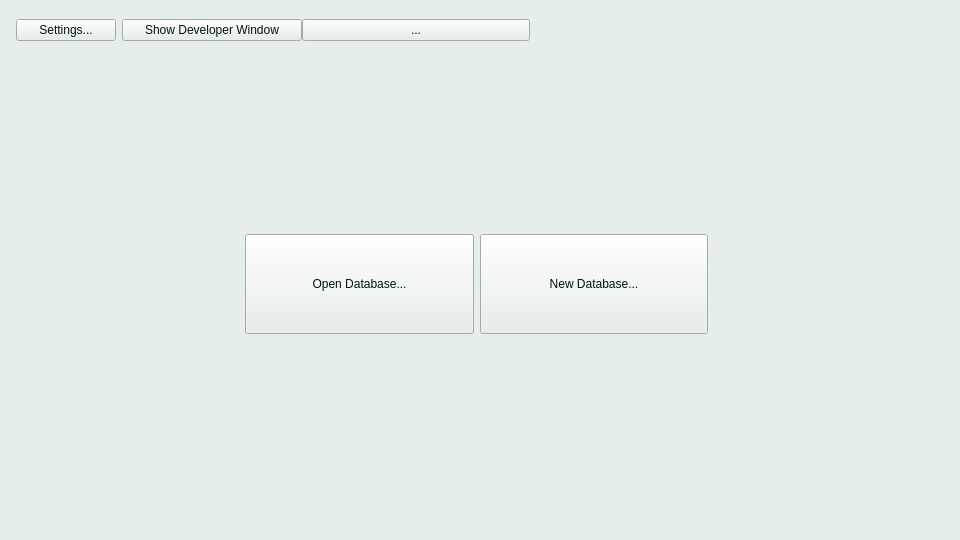
<?xml version="1.0" encoding="UTF-8"?>
<ui version="4.0">
 <class>LauncherWindow</class>
 <widget class="QMainWindow" name="LauncherWindow">
  <property name="geometry">
   <rect>
    <x>0</x>
    <y>0</y>
    <width>960</width>
    <height>540</height>
   </rect>
  </property>
  <property name="sizePolicy">
   <sizepolicy hsizetype="Fixed" vsizetype="Fixed">
    <horstretch>0</horstretch>
    <verstretch>0</verstretch>
   </sizepolicy>
  </property>
  <property name="palette">
   <palette>
    <active>
     <colorrole role="WindowText">
      <brush brushstyle="SolidPattern">
       <color alpha="255">
        <red>0</red>
        <green>22</green>
        <blue>8</blue>
       </color>
      </brush>
     </colorrole>
     <colorrole role="Button">
      <brush brushstyle="SolidPattern">
       <color alpha="255">
        <red>230</red>
        <green>238</green>
        <blue>233</blue>
       </color>
      </brush>
     </colorrole>
     <colorrole role="Light">
      <brush brushstyle="SolidPattern">
       <color alpha="255">
        <red>238</red>
        <green>242</green>
        <blue>247</blue>
       </color>
      </brush>
     </colorrole>
     <colorrole role="Midlight">
      <brush brushstyle="SolidPattern">
       <color alpha="255">
        <red>175</red>
        <green>200</green>
        <blue>178</blue>
       </color>
      </brush>
     </colorrole>
     <colorrole role="Dark">
      <brush brushstyle="SolidPattern">
       <color alpha="255">
        <red>191</red>
        <green>179</green>
        <blue>180</blue>
       </color>
      </brush>
     </colorrole>
     <colorrole role="Mid">
      <brush brushstyle="SolidPattern">
       <color alpha="255">
        <red>143</red>
        <green>166</green>
        <blue>120</blue>
       </color>
      </brush>
     </colorrole>
     <colorrole role="Text">
      <brush brushstyle="SolidPattern">
       <color alpha="255">
        <red>0</red>
        <green>22</green>
        <blue>8</blue>
       </color>
      </brush>
     </colorrole>
     <colorrole role="BrightText">
      <brush brushstyle="SolidPattern">
       <color alpha="255">
        <red>238</red>
        <green>242</green>
        <blue>247</blue>
       </color>
      </brush>
     </colorrole>
     <colorrole role="ButtonText">
      <brush brushstyle="SolidPattern">
       <color alpha="255">
        <red>0</red>
        <green>22</green>
        <blue>8</blue>
       </color>
      </brush>
     </colorrole>
     <colorrole role="Base">
      <brush brushstyle="SolidPattern">
       <color alpha="255">
        <red>238</red>
        <green>242</green>
        <blue>247</blue>
       </color>
      </brush>
     </colorrole>
     <colorrole role="Window">
      <brush brushstyle="SolidPattern">
       <color alpha="255">
        <red>230</red>
        <green>238</green>
        <blue>233</blue>
       </color>
      </brush>
     </colorrole>
     <colorrole role="Shadow">
      <brush brushstyle="SolidPattern">
       <color alpha="255">
        <red>0</red>
        <green>22</green>
        <blue>8</blue>
       </color>
      </brush>
     </colorrole>
     <colorrole role="Highlight">
      <brush brushstyle="SolidPattern">
       <color alpha="255">
        <red>143</red>
        <green>166</green>
        <blue>120</blue>
       </color>
      </brush>
     </colorrole>
     <colorrole role="HighlightedText">
      <brush brushstyle="SolidPattern">
       <color alpha="255">
        <red>238</red>
        <green>242</green>
        <blue>247</blue>
       </color>
      </brush>
     </colorrole>
     <colorrole role="Link">
      <brush brushstyle="SolidPattern">
       <color alpha="255">
        <red>159</red>
        <green>149</green>
        <blue>150</blue>
       </color>
      </brush>
     </colorrole>
     <colorrole role="LinkVisited">
      <brush brushstyle="SolidPattern">
       <color alpha="255">
        <red>119</red>
        <green>138</green>
        <blue>100</blue>
       </color>
      </brush>
     </colorrole>
     <colorrole role="AlternateBase">
      <brush brushstyle="SolidPattern">
       <color alpha="255">
        <red>242</red>
        <green>246</green>
        <blue>244</blue>
       </color>
      </brush>
     </colorrole>
     <colorrole role="ToolTipBase">
      <brush brushstyle="SolidPattern">
       <color alpha="255">
        <red>229</red>
        <green>215</green>
        <blue>216</blue>
       </color>
      </brush>
     </colorrole>
     <colorrole role="ToolTipText">
      <brush brushstyle="SolidPattern">
       <color alpha="255">
        <red>0</red>
        <green>22</green>
        <blue>8</blue>
       </color>
      </brush>
     </colorrole>
     <colorrole role="PlaceholderText">
      <brush brushstyle="SolidPattern">
       <color alpha="127">
        <red>0</red>
        <green>0</green>
        <blue>0</blue>
       </color>
      </brush>
     </colorrole>
     <colorrole role="Accent">
      <brush brushstyle="SolidPattern">
       <color alpha="255">
        <red>238</red>
        <green>242</green>
        <blue>247</blue>
       </color>
      </brush>
     </colorrole>
    </active>
    <inactive>
     <colorrole role="WindowText">
      <brush brushstyle="SolidPattern">
       <color alpha="255">
        <red>0</red>
        <green>22</green>
        <blue>8</blue>
       </color>
      </brush>
     </colorrole>
     <colorrole role="Button">
      <brush brushstyle="SolidPattern">
       <color alpha="255">
        <red>230</red>
        <green>238</green>
        <blue>233</blue>
       </color>
      </brush>
     </colorrole>
     <colorrole role="Light">
      <brush brushstyle="SolidPattern">
       <color alpha="255">
        <red>238</red>
        <green>242</green>
        <blue>247</blue>
       </color>
      </brush>
     </colorrole>
     <colorrole role="Midlight">
      <brush brushstyle="SolidPattern">
       <color alpha="255">
        <red>175</red>
        <green>200</green>
        <blue>178</blue>
       </color>
      </brush>
     </colorrole>
     <colorrole role="Dark">
      <brush brushstyle="SolidPattern">
       <color alpha="255">
        <red>191</red>
        <green>179</green>
        <blue>180</blue>
       </color>
      </brush>
     </colorrole>
     <colorrole role="Mid">
      <brush brushstyle="SolidPattern">
       <color alpha="255">
        <red>143</red>
        <green>166</green>
        <blue>120</blue>
       </color>
      </brush>
     </colorrole>
     <colorrole role="Text">
      <brush brushstyle="SolidPattern">
       <color alpha="255">
        <red>0</red>
        <green>22</green>
        <blue>8</blue>
       </color>
      </brush>
     </colorrole>
     <colorrole role="BrightText">
      <brush brushstyle="SolidPattern">
       <color alpha="255">
        <red>238</red>
        <green>242</green>
        <blue>247</blue>
       </color>
      </brush>
     </colorrole>
     <colorrole role="ButtonText">
      <brush brushstyle="SolidPattern">
       <color alpha="255">
        <red>0</red>
        <green>22</green>
        <blue>8</blue>
       </color>
      </brush>
     </colorrole>
     <colorrole role="Base">
      <brush brushstyle="SolidPattern">
       <color alpha="255">
        <red>238</red>
        <green>242</green>
        <blue>247</blue>
       </color>
      </brush>
     </colorrole>
     <colorrole role="Window">
      <brush brushstyle="SolidPattern">
       <color alpha="255">
        <red>230</red>
        <green>238</green>
        <blue>233</blue>
       </color>
      </brush>
     </colorrole>
     <colorrole role="Shadow">
      <brush brushstyle="SolidPattern">
       <color alpha="255">
        <red>0</red>
        <green>22</green>
        <blue>8</blue>
       </color>
      </brush>
     </colorrole>
     <colorrole role="Highlight">
      <brush brushstyle="SolidPattern">
       <color alpha="255">
        <red>238</red>
        <green>242</green>
        <blue>247</blue>
       </color>
      </brush>
     </colorrole>
     <colorrole role="HighlightedText">
      <brush brushstyle="SolidPattern">
       <color alpha="255">
        <red>0</red>
        <green>22</green>
        <blue>8</blue>
       </color>
      </brush>
     </colorrole>
     <colorrole role="Link">
      <brush brushstyle="SolidPattern">
       <color alpha="255">
        <red>159</red>
        <green>149</green>
        <blue>150</blue>
       </color>
      </brush>
     </colorrole>
     <colorrole role="LinkVisited">
      <brush brushstyle="SolidPattern">
       <color alpha="255">
        <red>119</red>
        <green>138</green>
        <blue>100</blue>
       </color>
      </brush>
     </colorrole>
     <colorrole role="AlternateBase">
      <brush brushstyle="SolidPattern">
       <color alpha="255">
        <red>242</red>
        <green>246</green>
        <blue>244</blue>
       </color>
      </brush>
     </colorrole>
     <colorrole role="ToolTipBase">
      <brush brushstyle="SolidPattern">
       <color alpha="255">
        <red>229</red>
        <green>215</green>
        <blue>216</blue>
       </color>
      </brush>
     </colorrole>
     <colorrole role="ToolTipText">
      <brush brushstyle="SolidPattern">
       <color alpha="255">
        <red>0</red>
        <green>22</green>
        <blue>8</blue>
       </color>
      </brush>
     </colorrole>
     <colorrole role="PlaceholderText">
      <brush brushstyle="SolidPattern">
       <color alpha="127">
        <red>0</red>
        <green>0</green>
        <blue>0</blue>
       </color>
      </brush>
     </colorrole>
     <colorrole role="Accent">
      <brush brushstyle="SolidPattern">
       <color alpha="255">
        <red>238</red>
        <green>242</green>
        <blue>247</blue>
       </color>
      </brush>
     </colorrole>
    </inactive>
    <disabled>
     <colorrole role="WindowText">
      <brush brushstyle="SolidPattern">
       <color alpha="255">
        <red>115</red>
        <green>119</green>
        <blue>116</blue>
       </color>
      </brush>
     </colorrole>
     <colorrole role="Button">
      <brush brushstyle="SolidPattern">
       <color alpha="255">
        <red>230</red>
        <green>238</green>
        <blue>233</blue>
       </color>
      </brush>
     </colorrole>
     <colorrole role="Light">
      <brush brushstyle="SolidPattern">
       <color alpha="255">
        <red>238</red>
        <green>242</green>
        <blue>247</blue>
       </color>
      </brush>
     </colorrole>
     <colorrole role="Midlight">
      <brush brushstyle="SolidPattern">
       <color alpha="255">
        <red>146</red>
        <green>167</green>
        <blue>148</blue>
       </color>
      </brush>
     </colorrole>
     <colorrole role="Dark">
      <brush brushstyle="SolidPattern">
       <color alpha="255">
        <red>115</red>
        <green>119</green>
        <blue>116</blue>
       </color>
      </brush>
     </colorrole>
     <colorrole role="Mid">
      <brush brushstyle="SolidPattern">
       <color alpha="255">
        <red>119</red>
        <green>138</green>
        <blue>100</blue>
       </color>
      </brush>
     </colorrole>
     <colorrole role="Text">
      <brush brushstyle="SolidPattern">
       <color alpha="255">
        <red>115</red>
        <green>119</green>
        <blue>116</blue>
       </color>
      </brush>
     </colorrole>
     <colorrole role="BrightText">
      <brush brushstyle="SolidPattern">
       <color alpha="255">
        <red>238</red>
        <green>242</green>
        <blue>247</blue>
       </color>
      </brush>
     </colorrole>
     <colorrole role="ButtonText">
      <brush brushstyle="SolidPattern">
       <color alpha="255">
        <red>115</red>
        <green>119</green>
        <blue>116</blue>
       </color>
      </brush>
     </colorrole>
     <colorrole role="Base">
      <brush brushstyle="SolidPattern">
       <color alpha="255">
        <red>230</red>
        <green>238</green>
        <blue>233</blue>
       </color>
      </brush>
     </colorrole>
     <colorrole role="Window">
      <brush brushstyle="SolidPattern">
       <color alpha="255">
        <red>230</red>
        <green>238</green>
        <blue>233</blue>
       </color>
      </brush>
     </colorrole>
     <colorrole role="Shadow">
      <brush brushstyle="SolidPattern">
       <color alpha="255">
        <red>0</red>
        <green>22</green>
        <blue>8</blue>
       </color>
      </brush>
     </colorrole>
     <colorrole role="Highlight">
      <brush brushstyle="SolidPattern">
       <color alpha="255">
        <red>175</red>
        <green>200</green>
        <blue>178</blue>
       </color>
      </brush>
     </colorrole>
     <colorrole role="HighlightedText">
      <brush brushstyle="SolidPattern">
       <color alpha="255">
        <red>238</red>
        <green>242</green>
        <blue>247</blue>
       </color>
      </brush>
     </colorrole>
     <colorrole role="Link">
      <brush brushstyle="SolidPattern">
       <color alpha="255">
        <red>229</red>
        <green>215</green>
        <blue>216</blue>
       </color>
      </brush>
     </colorrole>
     <colorrole role="LinkVisited">
      <brush brushstyle="SolidPattern">
       <color alpha="255">
        <red>171</red>
        <green>199</green>
        <blue>144</blue>
       </color>
      </brush>
     </colorrole>
     <colorrole role="AlternateBase">
      <brush brushstyle="SolidPattern">
       <color alpha="255">
        <red>230</red>
        <green>238</green>
        <blue>233</blue>
       </color>
      </brush>
     </colorrole>
     <colorrole role="ToolTipBase">
      <brush brushstyle="SolidPattern">
       <color alpha="255">
        <red>229</red>
        <green>215</green>
        <blue>216</blue>
       </color>
      </brush>
     </colorrole>
     <colorrole role="ToolTipText">
      <brush brushstyle="SolidPattern">
       <color alpha="255">
        <red>0</red>
        <green>22</green>
        <blue>8</blue>
       </color>
      </brush>
     </colorrole>
     <colorrole role="PlaceholderText">
      <brush brushstyle="SolidPattern">
       <color alpha="127">
        <red>115</red>
        <green>119</green>
        <blue>116</blue>
       </color>
      </brush>
     </colorrole>
     <colorrole role="Accent">
      <brush brushstyle="SolidPattern">
       <color alpha="255">
        <red>238</red>
        <green>242</green>
        <blue>247</blue>
       </color>
      </brush>
     </colorrole>
    </disabled>
   </palette>
  </property>
  <property name="windowTitle">
   <string>Apos - Database Manager</string>
  </property>
  <property name="windowIcon">
   <iconset resource="../../resources/qResources.qrc">
    <normaloff>:/icon/images/APOS-ICON.ico</normaloff>:/icon/images/APOS-ICON.ico</iconset>
  </property>
  <widget class="QWidget" name="centralwidget">
   <widget class="QWidget" name="">
    <property name="geometry">
     <rect>
      <x>16</x>
      <y>19</y>
      <width>921</width>
      <height>501</height>
     </rect>
    </property>
    <layout class="QVBoxLayout" name="verticalLayout">
     <item>
      <layout class="QHBoxLayout" name="horizontalLayout">
       <item alignment="Qt::AlignTop">
        <widget class="QPushButton" name="btnSettings">
         <property name="sizePolicy">
          <sizepolicy hsizetype="Expanding" vsizetype="Ignored">
           <horstretch>0</horstretch>
           <verstretch>0</verstretch>
          </sizepolicy>
         </property>
         <property name="maximumSize">
          <size>
           <width>100</width>
           <height>24</height>
          </size>
         </property>
         <property name="text">
          <string>Settings...</string>
         </property>
        </widget>
       </item>
       <item alignment="Qt::AlignTop">
        <widget class="QSplitter" name="splitter">
         <property name="sizePolicy">
          <sizepolicy hsizetype="Expanding" vsizetype="Expanding">
           <horstretch>0</horstretch>
           <verstretch>0</verstretch>
          </sizepolicy>
         </property>
         <property name="orientation">
          <enum>Qt::Horizontal</enum>
         </property>
         <property name="handleWidth">
          <number>0</number>
         </property>
         <widget class="QPushButton" name="btnShowDev">
          <property name="maximumSize">
           <size>
            <width>180</width>
            <height>16777215</height>
           </size>
          </property>
          <property name="text">
           <string>Show Developer Window</string>
          </property>
         </widget>
         <widget class="QToolButton" name="toolButton">
          <property name="text">
           <string>...</string>
          </property>
         </widget>
        </widget>
       </item>
       <item>
        <spacer name="horizontalSpacer">
         <property name="orientation">
          <enum>Qt::Horizontal</enum>
         </property>
         <property name="sizeHint" stdset="0">
          <size>
           <width>40</width>
           <height>20</height>
          </size>
         </property>
        </spacer>
       </item>
      </layout>
     </item>
     <item>
      <spacer name="verticalSpacer_2">
       <property name="orientation">
        <enum>Qt::Vertical</enum>
       </property>
       <property name="sizeHint" stdset="0">
        <size>
         <width>20</width>
         <height>40</height>
        </size>
       </property>
      </spacer>
     </item>
     <item>
      <layout class="QHBoxLayout" name="horizontalLayout_2">
       <item>
        <spacer name="horizontalSpacer_2">
         <property name="orientation">
          <enum>Qt::Horizontal</enum>
         </property>
         <property name="sizeHint" stdset="0">
          <size>
           <width>40</width>
           <height>20</height>
          </size>
         </property>
        </spacer>
       </item>
       <item>
        <widget class="QPushButton" name="btnOpenDatabase">
         <property name="sizePolicy">
          <sizepolicy hsizetype="Expanding" vsizetype="Expanding">
           <horstretch>0</horstretch>
           <verstretch>0</verstretch>
          </sizepolicy>
         </property>
         <property name="maximumSize">
          <size>
           <width>16777215</width>
           <height>100</height>
          </size>
         </property>
         <property name="text">
          <string>Open Database...</string>
         </property>
        </widget>
       </item>
       <item>
        <widget class="QPushButton" name="btnNewDatabase">
         <property name="sizePolicy">
          <sizepolicy hsizetype="Expanding" vsizetype="Expanding">
           <horstretch>0</horstretch>
           <verstretch>0</verstretch>
          </sizepolicy>
         </property>
         <property name="maximumSize">
          <size>
           <width>16777215</width>
           <height>100</height>
          </size>
         </property>
         <property name="text">
          <string>New Database...</string>
         </property>
        </widget>
       </item>
       <item>
        <spacer name="horizontalSpacer_3">
         <property name="orientation">
          <enum>Qt::Horizontal</enum>
         </property>
         <property name="sizeHint" stdset="0">
          <size>
           <width>0</width>
           <height>20</height>
          </size>
         </property>
        </spacer>
       </item>
      </layout>
     </item>
     <item>
      <spacer name="verticalSpacer">
       <property name="orientation">
        <enum>Qt::Vertical</enum>
       </property>
       <property name="sizeHint" stdset="0">
        <size>
         <width>20</width>
         <height>40</height>
        </size>
       </property>
      </spacer>
     </item>
    </layout>
   </widget>
  </widget>
 </widget>
 <resources>
  <include location="../../resources/qResources.qrc"/>
  <include location="../../resources/qResources.qrc"/>
 </resources>
 <connections/>
</ui>
